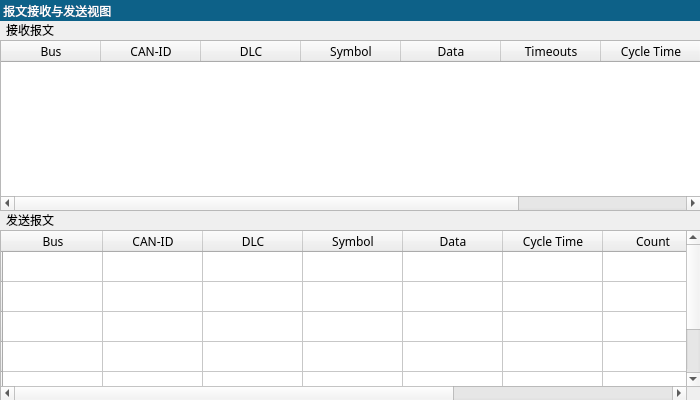
<?xml version="1.0" encoding="UTF-8"?>
<ui version="4.0">
 <class>ReAndTraMessageWidget</class>
 <widget class="QWidget" name="ReAndTraMessageWidget">
  <property name="geometry">
   <rect>
    <x>0</x>
    <y>0</y>
    <width>700</width>
    <height>400</height>
   </rect>
  </property>
  <property name="windowTitle">
   <string>Form</string>
  </property>
  <widget class="QLabel" name="label">
   <property name="geometry">
    <rect>
     <x>0</x>
     <y>0</y>
     <width>701</width>
     <height>21</height>
    </rect>
   </property>
   <property name="styleSheet">
    <string notr="true">color: rgb(255, 255, 255);
background-color: rgb(13, 97, 136);</string>
   </property>
   <property name="text">
    <string> 报文接收与发送视图</string>
   </property>
  </widget>
  <widget class="QGroupBox" name="groupBox">
   <property name="geometry">
    <rect>
     <x>0</x>
     <y>20</y>
     <width>701</width>
     <height>191</height>
    </rect>
   </property>
   <property name="font">
    <font>
     <family>Adobe 黑体 Std R</family>
    </font>
   </property>
   <property name="title">
    <string>  接收报文</string>
   </property>
   <widget class="QTableWidget" name="ReceiveWidget">
    <property name="geometry">
     <rect>
      <x>0</x>
      <y>20</y>
      <width>701</width>
      <height>171</height>
     </rect>
    </property>
    <column>
     <property name="text">
      <string>Bus</string>
     </property>
    </column>
    <column>
     <property name="text">
      <string>CAN-ID</string>
     </property>
    </column>
    <column>
     <property name="text">
      <string>DLC</string>
     </property>
    </column>
    <column>
     <property name="text">
      <string>Symbol</string>
     </property>
    </column>
    <column>
     <property name="text">
      <string>Data</string>
     </property>
    </column>
    <column>
     <property name="text">
      <string>Timeouts</string>
     </property>
    </column>
    <column>
     <property name="text">
      <string>Cycle Time</string>
     </property>
    </column>
    <column>
     <property name="text">
      <string>Count</string>
     </property>
    </column>
   </widget>
  </widget>
  <widget class="QGroupBox" name="groupBox_2">
   <property name="geometry">
    <rect>
     <x>0</x>
     <y>210</y>
     <width>701</width>
     <height>191</height>
    </rect>
   </property>
   <property name="font">
    <font>
     <family>Adobe 黑体 Std R</family>
    </font>
   </property>
   <property name="title">
    <string>  发送报文</string>
   </property>
   <widget class="QTableWidget" name="TransmitWidget">
    <property name="geometry">
     <rect>
      <x>0</x>
      <y>20</y>
      <width>701</width>
      <height>171</height>
     </rect>
    </property>
    <row>
     <property name="text">
      <string/>
     </property>
    </row>
    <row>
     <property name="text">
      <string/>
     </property>
    </row>
    <row>
     <property name="text">
      <string/>
     </property>
    </row>
    <row>
     <property name="text">
      <string/>
     </property>
    </row>
    <row>
     <property name="text">
      <string/>
     </property>
    </row>
    <row>
     <property name="text">
      <string/>
     </property>
    </row>
    <column>
     <property name="text">
      <string>Bus</string>
     </property>
    </column>
    <column>
     <property name="text">
      <string>CAN-ID</string>
     </property>
    </column>
    <column>
     <property name="text">
      <string>DLC</string>
     </property>
    </column>
    <column>
     <property name="text">
      <string>Symbol</string>
     </property>
    </column>
    <column>
     <property name="text">
      <string>Data</string>
     </property>
    </column>
    <column>
     <property name="text">
      <string>Cycle Time</string>
     </property>
    </column>
    <column>
     <property name="text">
      <string>Count</string>
     </property>
    </column>
    <column>
     <property name="text">
      <string>Trigger</string>
     </property>
    </column>
    <column>
     <property name="text">
      <string>Creator</string>
     </property>
    </column>
   </widget>
  </widget>
 </widget>
 <resources/>
 <connections/>
</ui>
